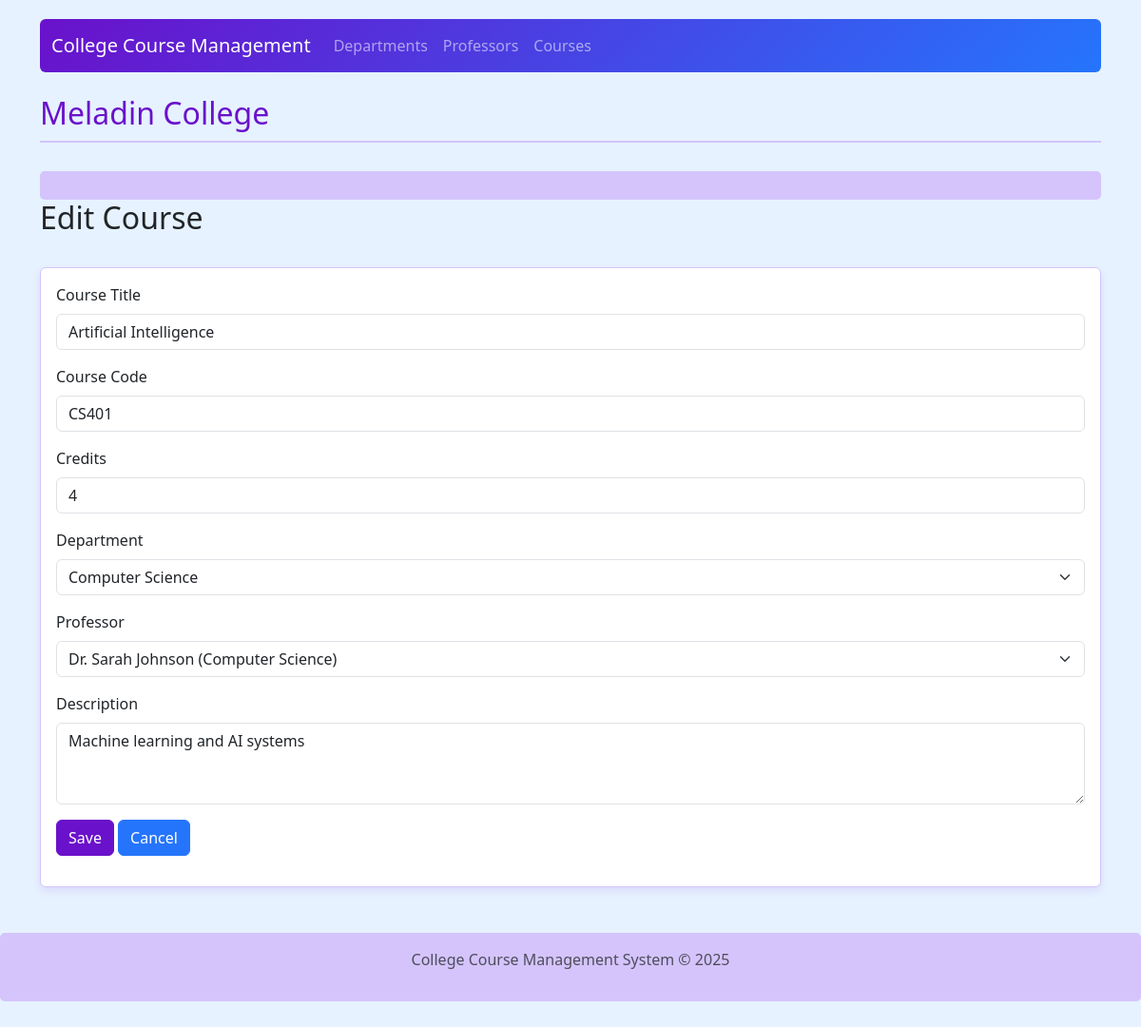
The app's page /index.php?page=courses&action=edit&id=2 with its own data.
### tables this page shows
CREATE TABLE IF NOT EXISTS `courses` (
  `course_id` int(11) NOT NULL AUTO_INCREMENT,
  `department_id` int(11) NOT NULL,
  `professor_id` int(11) NOT NULL,
  `title` varchar(100) NOT NULL,
  `code` varchar(20) NOT NULL,
  `credits` int(11) NOT NULL DEFAULT 3,
  `description` text DEFAULT NULL,
  PRIMARY KEY (`course_id`),
  KEY `department_id` (`department_id`),
  KEY `professor_id` (`professor_id`),
  CONSTRAINT `course_dept_fk` FOREIGN KEY (`department_id`) REFERENCES `departments` (`department_id`) ON DELETE CASCADE ON UPDATE CASCADE,
  CONSTRAINT `course_prof_fk` FOREIGN KEY (`professor_id`) REFERENCES `professors` (`professor_id`) ON DELETE CASCADE ON UPDATE CASCADE
);

CREATE TABLE IF NOT EXISTS `departments` (
  `department_id` int(11) NOT NULL AUTO_INCREMENT,
  `name` varchar(100) NOT NULL,
  `location` varchar(100) DEFAULT NULL,
  `description` text DEFAULT NULL,
  PRIMARY KEY (`department_id`)
);

CREATE TABLE IF NOT EXISTS `professors` (
  `professor_id` int(11) NOT NULL AUTO_INCREMENT,
  `department_id` int(11) NOT NULL,
  `name` varchar(100) NOT NULL,
  `email` varchar(100) NOT NULL,
  `specialty` varchar(100) DEFAULT NULL,
  PRIMARY KEY (`professor_id`),
  KEY `department_id` (`department_id`),
  CONSTRAINT `professor_dept_fk` FOREIGN KEY (`department_id`) REFERENCES `departments` (`department_id`) ON DELETE CASCADE ON UPDATE CASCADE
);

### config/Database.php (called while the page is built, shortened)
<?php
class Database
{
    private $host = "localhost";
    private $username = "root";
    private $password = "";
    private $database = "college";
    private $connection;
    public function __construct()
    {
        try {
            $this->connection = new PDO(
                "mysql:host=$this->host;dbname=$this->database",
                $this->username,
                $this->password
            );
            $this->connection->setAttribute(PDO::ATTR_ERRMODE, PDO::ERRMODE_EXCEPTION);
            $this->connection->setAttribute(PDO::ATTR_DEFAULT_FETCH_MODE, PDO::FETCH_ASSOC);
        } catch (PDOException $e) {
            die("Connection failed: " . $e->getMessage());
        }
    }
    public function prepare($sql)
    {
        return $this->connection->prepare($sql);
    }
    public function executeQuery($query, $params = [])
    {
        try {
            $stmt = $this->prepare($query);
            $stmt->execute($params);
            return $stmt;
        } catch (PDOException $e) {
            die("Query execution failed: " . $e->getMessage());
        }
    }
    public function fetchAll($query, $params = [])
    {
        $stmt = $this->executeQuery($query, $params);
        return $stmt->fetchAll();
    }
    public function fetch($query, $params = [])
    {
        $stmt = $this->executeQuery($query, $params);
        return $stmt->fetch();
    }
}

### viewmodel/DepartmentViewModel.php (called while the page is built, shortened)
<?php
require_once('config/Database.php');
class DepartmentViewModel
{
    private $db;
    private $departments = [];
    public function __construct()
    {
        $this->db = new Database();
        $this->loadDepartments();
    }
    private function loadDepartments()
    {
        $this->departments = [];
        $query = "SELECT * FROM departments ORDER BY name";
        $result = $this->db->fetchAll($query);
        foreach ($result as $row) {
            $department = new Department(
                $row['department_id'],
                $row['name'],
                $row['location'],
                $row['description']
            );
            $this->departments[] = $department;
        }
    }
    public function getDepartments()
    {
        return $this->departments;
    }
}

### viewmodel/CourseViewModel.php (called while the page is built, shortened)
<?php
require_once('config/Database.php');
require_once('model/Course.php');
require_once('viewmodel/DepartmentViewModel.php');
require_once('viewmodel/ProfessorViewModel.php');
class CourseViewModel
{
    private $db;
    private $departmentViewModel;
    public function __construct()
    {
        $this->db = new Database();
        $this->departmentViewModel = new DepartmentViewModel();
        $this->professorViewModel = new ProfessorViewModel();
        $this->loadCourses();
    }
    private function loadCourses()
    {
        $query = "SELECT c.*, d.name as department_name, p.name as professor_name
                 FROM courses c
                 JOIN departments d ON c.department_id = d.department_id
                 JOIN professors p ON c.professor_id = p.professor_id
                 ORDER BY c.title";
        $result = $this->db->fetchAll($query);
        foreach ($result as $row) {
            $course = new Course(
                $row['course_id'],
                $row['department_id'],
                $row['professor_id'],
                $row['title'],
                $row['code'],
                $row['credits'],
                $row['description'],
                $row['department_name'],
                $row['professor_name']
            );
        }
    }
    public function getCourseById($id)
    {
        $query = "SELECT c.*, d.name as department_name, p.name as professor_name
                 FROM courses c
                 JOIN departments d ON c.department_id = d.department_id
                 JOIN professors p ON c.professor_id = p.professor_id
                 WHERE c.course_id = :id";
        $params = [':id' => $id];
        $result = $this->db->fetch($query, $params);
        if ($result) {
            return new Course(
                $result['course_id'],
                $result['department_id'],
                $result['professor_id'],
                $result['title'],
                $result['code'],
                $result['credits'],
                $result['description'],
                $result['department_name'],
                $result['professor_name']
            );
        }
        return null;
    }
    public function getDepartments()
    {
        return $this->departmentViewModel->getDepartments();
    }
}

### viewmodel/ProfessorViewModel.php (called while the page is built, shortened)
<?php
require_once('config/Database.php');
require_once('viewmodel/DepartmentViewModel.php');
class ProfessorViewModel
{
    private $db;
    public function __construct()
    {
        $this->db = new Database();
        $this->departmentViewModel = new DepartmentViewModel();
        $this->loadProfessors();
    }
    private function loadProfessors()
    {
        $query = "SELECT p.*, d.name as department_name
                  FROM professors p
                  JOIN departments d ON p.department_id = d.department_id
                  ORDER BY p.professor_id ASC";
        $result = $this->db->fetchAll($query);
        foreach ($result as $row) {
            $professor = new Professor(
                $row['professor_id'],
                $row['department_id'],
                $row['name'],
                $row['email'],
                $row['specialty'],
                $row['department_name']
            );
        }
    }
}

### model/Course.php (called while the page is built, shortened)
<?php
class Course
{
    private $course_id;
    private $department_id;
    private $professor_id;
    private $title;
    private $code;
    private $credits;
    private $description;
    public function __construct($course_id = "", $department_id = "", $professor_id = "", $title = "", $code = "", $credits = "", $description = "", $department_name = "", $professor_name = "")
    {
        $this->course_id = $course_id;
        $this->department_id = $department_id;
        $this->professor_id = $professor_id;
        $this->title = $title;
        $this->code = $code;
        $this->credits = $credits;
        $this->description = $description;
    }
    public function getCourseId()
    {
        return $this->course_id;
    }
    public function getDepartmentId()
    {
        return $this->department_id;
    }
    public function getProfessorId()
    {
        return $this->professor_id;
    }
    public function getTitle()
    {
        return $this->title;
    }
    public function getCode()
    {
        return $this->code;
    }
    public function getCredits()
    {
        return $this->credits;
    }
    public function getDescription()
    {
        return $this->description;
    }
}

### views/course_form.php (the view, shortened to what this page needs)
<?php
$course = $data['course'] ?? null;
$departments = $data['departments'] ?? [];
$professors = $data['professors'] ?? [];
$action = $data['action'] ?? 'add';
$pageTitle = ($action === 'edit') ? 'Edit Course' : 'Add Course';
?>
<div class="row mb-4">
    <div class="col">
        <h2><?php echo $pageTitle; ?></h2>
    </div>
</div>
<div class="card">
    <div class="card-body">
        <form action="index.php?page=courses&action=<?php echo $action; ?><?php echo ($action === 'edit') ? '&id=' . $course['id'] : ''; ?>" method="post">
            <div class="mb-3">
                <label for="title" class="form-label">Course Title</label>
                <input type="text" class="form-control" id="title" name="title" value="<?php echo htmlspecialchars($course['title'] ?? ''); ?>" required>
            </div>
            <div class="mb-3">
                <label for="code" class="form-label">Course Code</label>
                <input type="text" class="form-control" id="code" name="code" value="<?php echo htmlspecialchars($course['code'] ?? ''); ?>" required>
            </div>
            <div class="mb-3">
                <label for="credits" class="form-label">Credits</label>
                <input type="number" class="form-control" id="credits" name="credits" value="<?php echo $course['credits'] ?? 3; ?>" min="1" max="6" required>
            </div>
            <div class="mb-3">
                <label for="department_id" class="form-label">Department</label>
                <select class="form-select" id="department_id" name="department_id" required>
                    <?php foreach ($departments as $department): ?>
                    <option value="<?php echo $department->getDepartmentId(); ?>" <?php echo (isset($course['department_id']) && $course['department_id'] == $department->getDepartmentId()) ? 'selected' : ''; ?>>
                        <?php echo htmlspecialchars($department->getName()); ?>
                    </option>
                    <?php endforeach; ?>
                </select>
            </div>
            <div class="mb-3">
                <label for="professor_id" class="form-label">Professor</label>
                <select class="form-select" id="professor_id" name="professor_id" required>
                    <?php foreach ($professors as $professor): ?>
                    <option value="<?php echo $professor->getProfessorId(); ?>" <?php echo (isset($course['professor_id']) && $course['professor_id'] == $professor->getProfessorId()) ? 'selected' : ''; ?>>
                        <?php echo htmlspecialchars($professor->getName()); ?> (<?php echo htmlspecialchars($professor->getDepartmentName()); ?>)
                    </option>
                    <?php endforeach; ?>
                </select>
            </div>
            <div class="mb-3">
                <label for="description" class="form-label">Description</label>
                <textarea class="form-control" id="description" name="description" rows="3"><?php echo htmlspecialchars($course['description'] ?? ''); ?></textarea>
            </div>
            <div class="mb-3">
                <button type="submit" class="btn btn-primary">Save</button>
                <a href="index.php?page=courses" class="btn btn-secondary">Cancel</a>
            </div>
        </form>
    </div>
</div>

### views/template/header.php (style rules this page uses)
body { padding-top: 20px; padding-bottom: 40px; background-color: #e6f2ff; }
.card { margin-bottom: 20px; border-color: #d4c4fb; box-shadow: 0 4px 8px rgba(106, 17, 203, 0.1); }
.btn-primary { background-color: #6a11cb; border-color: #6a11cb; }
.btn-secondary { background-color: #2575fc; border-color: #2575fc; }

### records on screen
courses: title "Artificial Intelligence", code "CS401", credits "4", department_id "Computer Science", professor_id "Dr. Sarah Johnson (Computer Science)", description "Machine learning and AI systems"

### other values on screen
$pageTitle "Edit Course"
